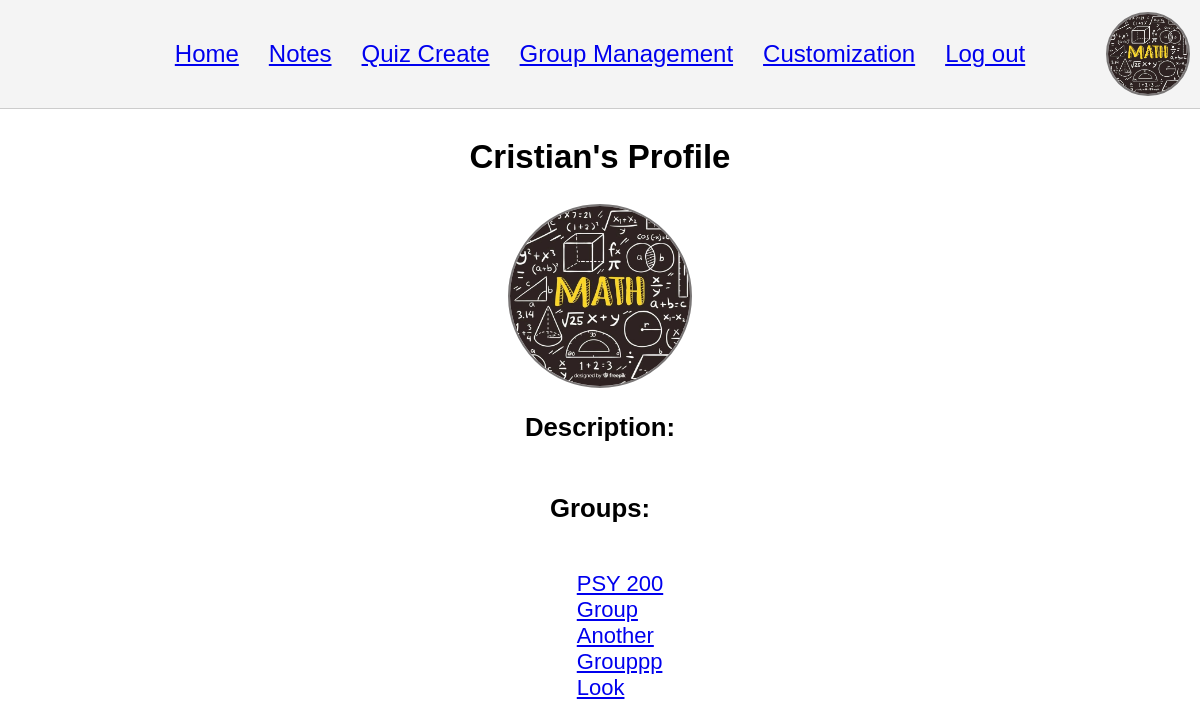
Screenshot of /profile/1 (signed in) with the database file from the repository.
### app/models.py (models this page shows, shortened)
class User(db.Model, UserMixin):
    __tablename__ = 'user'
    id = db.Column(db.Integer, primary_key=True)
    username = db.Column(db.String(32), index=True, unique=True, nullable=False)
    password = db.Column(db.String(64), index=True, nullable=False)
    email = db.Column(db.String(64), index=True, unique=True, nullable=False)
    email_confirmed = db.Column(db.Boolean, default=False)
    admin = db.Column(db.Boolean, index=True, default=False) #site admin, different from group admin / mod
    picture =db.Column(db.String(256), nullable=False, default = "scsu.jpg") #path to their profile picture
    description = db.Column(db.String(256), default = "") #for their profile
    study_groups = db.relationship('StudyGroup', backref='owner', lazy=True) #one to many, user can create multiple study groups
    memberships = db.relationship('Member', backref='user', lazy=True)#one to many, user can be members of multiple groups
    messages = db.relationship('Message', backref='author', lazy=True)#one to many, user can send multiple messages

class StudyGroup(db.Model):
    __tablename__='studygroup'
    id = db.Column(db.Integer, primary_key=True)
    name = db.Column(db.String(64), index=True, unique=True, nullable=False)
    description = db.Column(db.Text, index=True, nullable=False)
    owner_id = db.Column(db.Integer, db.ForeignKey('user.id'), index=True, nullable=False)
    public = db.Column(db.Boolean, default=False) #public or private group
    flairs = db.Column(db.String(256), nullable=True)
    members = db.relationship('Member', backref='group', lazy=True) #one to many, study group can have many members
    messages = db.relationship('Message', backref='group', lazy=True) #one to many, study group can have many messages

### app/routes.py (the view)
@app.route('/profile/<int:user_id>') #allows for clicking on someones profile to see their pic, description, and groups
@login_required
def profile(user_id):
    user = User.query.get(user_id)
    groups = StudyGroup.query.join(Member).filter(Member.user_id == user.id).all()
    return render_template('profile.html', user=user, groups=groups)

### app/__init__.py (called while the page is built)
@login.user_loader
def load_user(id):
    return models.User.query.get(int(id))

### app/templates/profile.html (shortened to what this page needs)
{% extends "base.html" %}
{% block content %}
    <h2>{{ user.username }}'s Profile</h2>
    <img src="{{ url_for('static', filename='profile_pics/' + user.picture) }}" alt="Profile Picture" class=profile-pic style="width: 180px; height: 180px;">
    <h3>Description:</h3>
    <h3>Groups:</h3>
        <ul>
            {% for group in groups %}
                <li><a href="{{ url_for('group', group_id=group.id) }}">{{ group.name }}</a></li>
            {% endfor %}
        </ul>
{% endblock %}

### app/templates/base.html (shortened to what this page needs)
<html lang="en">
<head>
    <link rel="stylesheet" type="text/css" href="../static/styles.css">
</head>
<body>
    <div class="header">
        <div class="tabs">
            <a class="tab" href="/">Home</a>
            <a class="tab" href="/notes">Notes</a>
            <a class="tab" href="/mkquiz">Quiz Create</a>
            <a class="tab" href="/group_management">Group Management</a>
            <a class="tab" href="/customization">Customization</a>
            <a class="tab" href="{% if current_user.is_authenticated %}{{ url_for('logout') }}{% else %}{{ url_for('login') }}{% endif %}">
                {% if current_user.is_authenticated %}Log out{% else %}Login{% endif %}
            </a>
        </div>
        <div class="profile-pic-container">
            <img src="{{ url_for('static', filename='profile_pics/' + (current_user.picture if current_user.is_authenticated else 'scsu.jpg')) }}"
                 width="80px" height="80px" class="profile-pic" alt="Profile Picture">
        </div>
    </div>
    <div class="main">
        {% block content %}{% endblock %}
    </div>
</body>
</html>

### app/static/styles.css (style rules this page uses)
body { font-family: Arial, sans-serif; margin: 0; padding: 0; font-size: 22px; }
.tabs { display: flex; justify-content: center; gap: 30px; }
.tab { cursor: pointer; font-size: 24px; }
.header { display: flex; justify-content: center; align-items: center; padding: 40px; background-color: #f4f4f4; border-bottom: 1px solid #ccc; position: relative; }
.profile-pic-container { position: absolute; right: 10px; }
.profile-pic { width: 80px; height: 80px; border-radius: 50%; object-fit: cover; border: 2px solid rgb(122, 119, 119); }
.main { padding: 2px; display: flex; flex-direction: column; align-items: center; }
ul { list-style-type: none; }

### rows the page displays
User: picture (picture), username "Cristian"
StudyGroup: name "PSY 200"
StudyGroup: name "Group"
StudyGroup: name "Another"
StudyGroup: name "Grouppp"
StudyGroup: name "Look"
